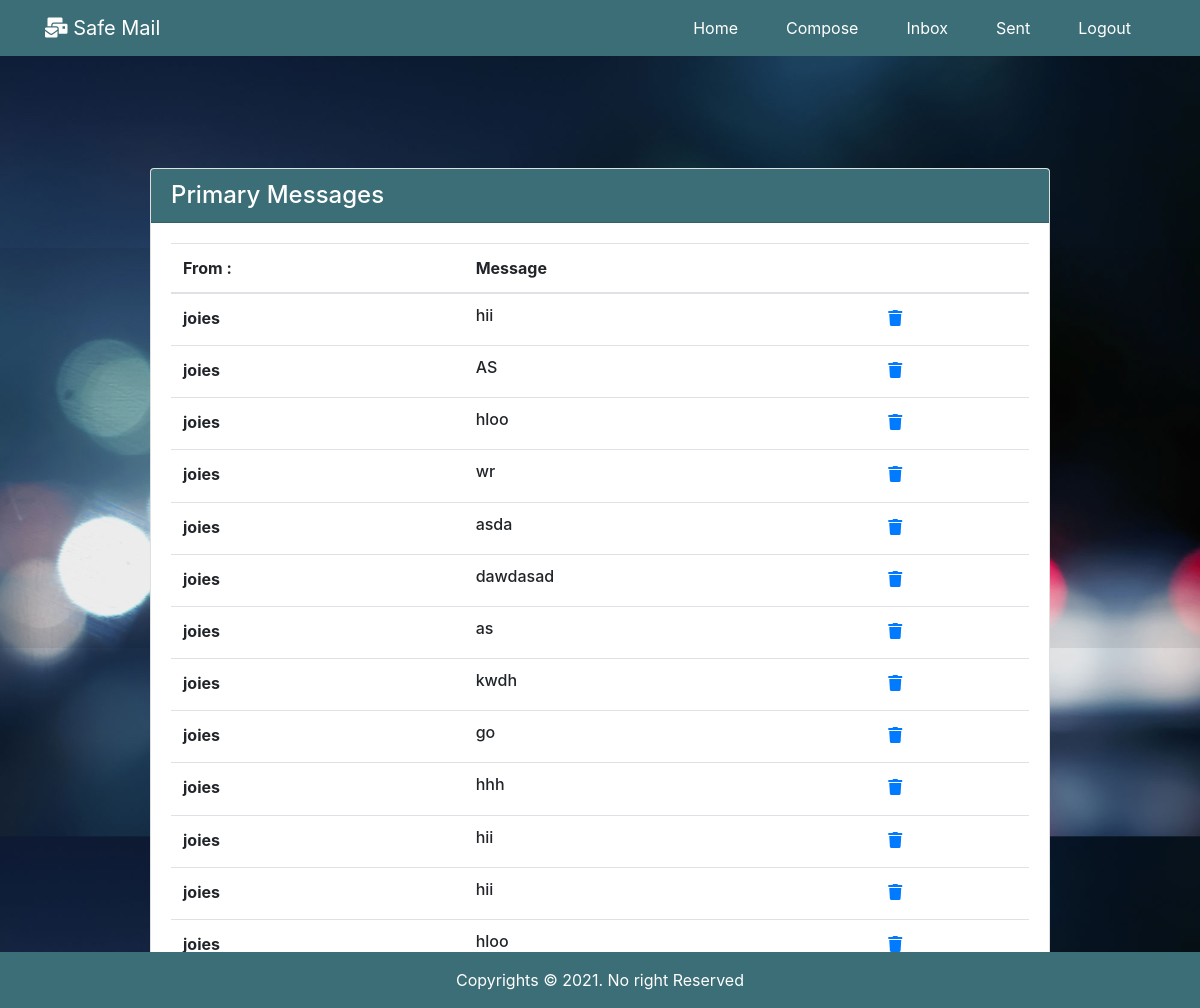
The page /inbox/ (signed in) on the database its author committed.
### mail/models.py (models this page shows)
class Mailbox(models.Model):
    to = models.CharField(max_length=50, verbose_name = "to")
    sender = models.CharField(max_length=50, verbose_name = "sender")
    sub = models.CharField( max_length=50, verbose_name = "subject" ,null=True)
    message = models.TextField(verbose_name="message")

### mail/views.py (the view)
# urls.py: path('inbox/', views.inbox, name='inbox'),
def inbox(request):
    obj = Mailbox.objects.filter(to = request.user.username).order_by('-id')
    dic  = {
        "obj":obj
    }
    return render(request,'inbox.html',dic)

### templates/inbox.html (shortened to what this page needs)
{% extends 'base.html' %}
{% block content %}
<div class="in">
<div class="container-fluid">
            <div class="card inb">
                <h4 class="card-header bg-teal text-white">Primary Messages</h4>
                <div class="card-body">
                    <table class="table table-hover">
                        <thead>
                          <tr scope="row">
                            <th scope="col">From :</th>
                            <th scope="col">Message</th>
                            <th></th>
                          </tr>
                        </thead>
                        <tbody>
                          {% for x in obj %}
                          <tr>
                            <th scope="row">{{ x.sender}}</th>
                            <td>
                                <h6 class="" data-toggle="modal" data-target="#inbox-modal{{x.pk}}">{{x.sub}}</h6>
                            </td>
                            <td>
                                <span><a href=" {{x.pk}}/delete"><i class="fas fa-trash"></i></a></span>
                            </td>
                          </tr>
                          {% endfor %}
                        </tbody>
                      </table>
                </div>
            </div>
        </div>
      </div>
{% endblock %}

### templates/base.html (shortened to what this page needs)
<!DOCTYPE html>
{% load static %}
<html>
<head>
  <link rel="stylesheet" href="{% static 'css/style.css' %}">
  <link rel="stylesheet" href="https://use.fontawesome.com/releases/v5.8.1/css/all.css">
  <link rel="stylesheet" href="https://cdn.jsdelivr.net/npm/bootstrap@4.6.0/dist/css/bootstrap.min.css"></head>
<body>
  <main>
 <nav class="navbar navbar-expand-sm navbar-dark bg-teal ">
        <div class="container">
            <a href="{% url 'mail:home' %}" class="navbar-brand">
                <i class="fas fa-mail-bulk"></i> Safe Mail</a>
            <div class="collapse navbar-collapse" id="mail-navbar">
                <ul class="navbar-nav ml-auto">
                    <li class="nav-iteam px-3">
                        <a href="{% url 'mail:home' %}" class="nav-link text-white">Home</a>
                    </li>
                    {% if user.is_authenticated %}
                    <li class="nav-iteam px-3">
                        <a href="{% url 'mail:compose' %}" class="nav-link text-white" >Compose</a>
                    </li>
                    <li class="nav-iteam px-3">
                        <a href="{% url 'mail:inbox' %}" class="nav-link text-white">Inbox</a>
                    </li>
                    <li class="nav-iteam px-3">
                        <a href="{% url 'mail:sent' %}" class="nav-link text-white">Sent</a>
                    </li>
                    <li class="nav-iteam px-3">
                        <a href="{% url 'logout' %}" class="nav-link text-white">Logout</a>
                    </li>
                    {% endif %}
                </ul>
            </div>
        </div>
    </nav>
    <div class="main">
  {% block content %}
    {% endblock %}
</div>
  <footer class="p-3 bg-teal text-white text-center mt-3 ">
      <div class="container">
          Copyrights &copy 2021. No right Reserved
      </div>
  </footer>
  </main>
</body>
</html>

### static/css/style.css (style rules this page uses)
html { scroll-behavior: smooth; }
body { background-image: url(images/bg.jpg); background-size: cover; background-color: rgba(0, 0, 0, 0.5); font-family: 'Lato', sans-serif; height: 100vh; }
.bg-teal , .btn-teal { background-color: #3b6e77 !important; }
.card { margin-top: 8rem; }
.container-fluid { background-color: rgba(0, 0, 0, 0.07); height: 50vh; padding-right: 150px; padding-left: 150px; }
footer { position: absolute; bottom: 0; width: 100%; color: white; }

### rows shown on the page
Mailbox: sender "joies", sub "hii"
Mailbox: sender "joies", sub "AS"
Mailbox: sender "joies", sub "hloo"
Mailbox: sender "joies", sub "wr"
Mailbox: sender "joies", sub "asda"
Mailbox: sender "joies", sub "dawdasad"
Mailbox: sender "joies", sub "as"
Mailbox: sender "joies", sub "kwdh"
Mailbox: sender "joies", sub "go"
Mailbox: sender "joies", sub "hhh"
Mailbox: sender "joies", sub "hii"
Mailbox: sender "joies", sub "hii"
Mailbox: sender "joies", sub "hloo"
